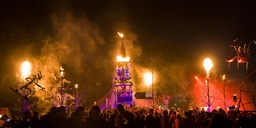
#> input picture im16.jpg, 256 x 128 px, shrunk from 500 x 250 before the run, found by its file name
$ python Laba2Done.py
#> lines starting #> are read from the running program, lines starting #| are printed output that depends on the picture
from PIL import Image, ImageDraw
from scipy.stats import skew, kurtosis
from matplotlib.backends.backend_pdf import PdfPages
import numpy as np
import sys, scipy
from itertools import zip_longest
import statistics as stt
import matplotlib.pyplot as plt
import glob
import fitter
import pickle
from  math import log1p,log10

COLOR = {'Red': 0,
         'Green': 1,
         'Blue': 2}
DIRNAME="D:/10semester/Progonov/Лабораторные работы/mirflickr/"

Mean_Vector_R = []
Mean_Vector_G = []
Mean_Vector_B = []

Var_Vector_R = []
Var_Vector_G = []
Var_Vector_B = []

Skew_Vector_R = []
Skew_Vector_G = []
Skew_Vector_B = []

Kurt_Vector_R = []
Kurt_Vector_G = []
Kurt_Vector_B = []

# Main Function solve problem

def Solve():
    g = open('OutPut2.txt', "w")
    pp = PdfPages("Graph.pdf")
    np.seterr(divide='ignore', invalid='ignore')
    if not sys.warnoptions:
        import warnings
        warnings.simplefilter("ignore")  # ignore some warnings from system
    g.write('Task 1----------------------------------------------\n')
    cnt = 0  # count how many images had taken
    for filename in glob.glob('D:/10semester/Progonov/Лабораторные работы/mirflickr/*.jpg') :
        photo = np.array(Image.open(filename))
        g.write('Output for Image number {}\n\n'.format(cnt + 1))
        for name, num in COLOR.items():
            a = photo[:, :, num].ravel()
            Mean=np.mean(a)
            Var=np.var(a)
            Skew=skew(a)
            Kurt=kurtosis(a)
            g.write('Mean value  of {} channel is : {}\n'.format(name,Mean))
            g.write('The Variance of {} channel is  : {}\n'.format(name,Var))
            g.write('Skewness and Kurtosis of {} channel are : {} {}\n\n'.format(name,Skew, Kurt))
            if num==0:
                Mean_Vector_R.append(round(Mean,3))
                Var_Vector_R.append(round(Var,3))
                Skew_Vector_R.append(round(Skew,3))
                Kurt_Vector_R.append(round(Kurt,3))
            elif num ==1:
                Mean_Vector_G.append(round(Mean, 3))
                Var_Vector_G.append(round(Var, 3))
                Skew_Vector_G.append(round(Skew, 3))
                Kurt_Vector_G.append(round(Kurt, 3))
            else:
                Mean_Vector_B.append(round(Mean, 3))
                Var_Vector_B.append(round(Var,3))
                Skew_Vector_B.append(round(Skew, 3))
                Kurt_Vector_B.append(round(Kurt, 3))
        cnt += 1
        if cnt >= 100:
            break

    MATRIX_MEAN_ARRAY = np.array((Mean_Vector_R, Mean_Vector_G, Mean_Vector_B))
    MATRIX_VAR_ARRAY = np.array(
        (Mean_Vector_R, Mean_Vector_G, Mean_Vector_B, Var_Vector_R, Var_Vector_G, Var_Vector_B))
    MATRIX_SKEW_ARRAY = np.array((Mean_Vector_R, Mean_Vector_G, Mean_Vector_B, Var_Vector_R, Var_Vector_G, Var_Vector_B, Skew_Vector_R, Skew_Vector_G, Skew_Vector_B))
    MATRIX_KURT_ARRAY = np.array((Mean_Vector_R, Mean_Vector_G, Mean_Vector_B, Var_Vector_R, Var_Vector_G, Var_Vector_B, Skew_Vector_R, Skew_Vector_G, Skew_Vector_B, Kurt_Vector_R,
                                       Kurt_Vector_G, Kurt_Vector_B))


    g.write("Size of Matrix Mean Array : {}\n".format((MATRIX_MEAN_ARRAY.shape)))
    g.write("Matrix Mean Array:\n"+str(MATRIX_MEAN_ARRAY)+"\n\n")
    Matrix_Mean_cov=np.cov(np.vstack((Mean_Vector_R, Mean_Vector_G, Mean_Vector_B)))
    g.write("Size of Matrix Covariance Mean Array: {}\n".format(Matrix_Mean_cov.shape))
    g.write('Matrix Covariance Mean Array:\n'+str(Matrix_Mean_cov)+"\n\n")

    g.write("Size of Matrix Mean Array and Variance : {}\n".format((MATRIX_VAR_ARRAY.shape)))
    g.write("Matrix Mean Array and Variance:\n"+str(MATRIX_VAR_ARRAY)+"\n\n")
    Matrix_Var_cov = np.array(np.cov(np.vstack((Mean_Vector_R, Mean_Vector_G, Mean_Vector_B, Var_Vector_R, Var_Vector_G, Var_Vector_B))))
    g.write("Size of Matrix Covariance Mean Array and Variance: {}\n".format(Matrix_Var_cov.shape))
    g.write('Matrix Covariance Mean Array and Variance:\n'+str(Matrix_Var_cov)+'\n\n')

    g.write("Size of Matrix Mean Array, Variance and Skewness : {}\n".format((MATRIX_SKEW_ARRAY.shape)))
    g.write('Matrix Mean Array, Variance and Skewness:\n'+str(MATRIX_SKEW_ARRAY)+'\n\n')
    Matrix_Skew_cov = np.array(np.cov(np.vstack((Mean_Vector_R, Mean_Vector_G, Mean_Vector_B, Var_Vector_R, Var_Vector_G, Var_Vector_B, Skew_Vector_R, Skew_Vector_G, Skew_Vector_B))))
    g.write("Size of Matrix Covariance Mean Array, Variance and Skewness: {}\n".format(Matrix_Skew_cov.shape))
    g.write('Matrix Covariance Mean Array, Variance and Skewness:\n'+str(Matrix_Skew_cov)+'\n\n')

    g.write("Size of Matrix Mean Array, Variance , Skewness and Kurtosis : {}\n".format((MATRIX_KURT_ARRAY.shape)))
    g.write('Matrix Mean Array, Variance , Skewness and Kurtosis:\n' + str(MATRIX_KURT_ARRAY) + '\n\n')
    Matrix_Kurt_cov = np.cov(np.vstack((Mean_Vector_R, Mean_Vector_G, Mean_Vector_B, Var_Vector_R, Var_Vector_G, Var_Vector_B, Skew_Vector_R, Skew_Vector_G, Skew_Vector_B, Kurt_Vector_R, Kurt_Vector_G, Kurt_Vector_B)))
    g.write("Size of Matrix Covariance Mean Array, Variance , Skewness and Kurtosis: {}\n".format(Matrix_Kurt_cov.shape))
    g.write('Matrix Covariance Mean Array, Variance , Skewness and Kurtosis:\n' + str(Matrix_Kurt_cov) + '\n\n')
###################################################################################
    g.write('Task 2--------------------------------------------\n')

    image = Image.open("D:/10semester/Progonov/Лабораторные работы/mirflickr/im16.jpg")
#> image is the input picture: PIL image 256x128 RGB; mean R, G, B 91.5, 47.7, 17.9
    width = image.size[0]
#> width = 256
    height = image.size[1]
#> height = 128
    g.write("Size of image: {}x{}\n".format(width,height))
    draw = ImageDraw.Draw(image)
    pix = image.load()
    R_new = np.zeros((width, height))   #create an empty list with the same size as image
    for i in range(width):
        for j in range(height):
            R_new[i][j] = pix[i,j][0]
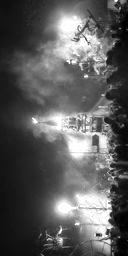
#> R_new: shape (256, 128) float64; min 0, max 255, mean 91.5
    g.write('matrix R_new \n'+str(R_new)+'\n')

    U, S, Vt = np.linalg.svd(R_new)
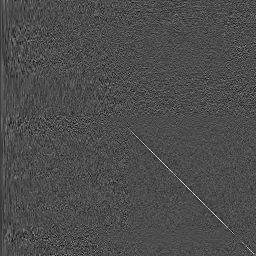
#> U: shape (256, 256) float64; min -0.345, max 0.801, mean -0.000239; drawn with min black and max white
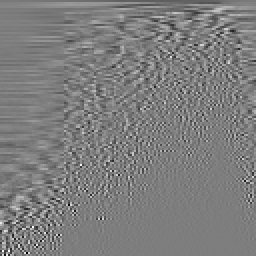
#> Vt: shape (128, 128) float64 (shown 2 times larger); min -0.542, max 0.555, mean -0.00019; drawn with min black and max white
#> S = 128 values, max 19571.1 at index 0, min 2.89 at index 127, mean 408.8

    number=250
    S_add = np.zeros((width, height))  # Create an empty matrix for singular numbers
    for i in range(width):
        for j in range(height):
            if i == j:
                S_add[i][j] = S[i]
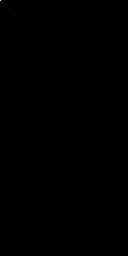
#> S_add: shape (256, 128) float64; min 0, max 19571.1, mean 1.6; drawn with min black and max white
    for i in range(number, width):
        for j in range(number, height):
            S_add[i][j] = 0
    US = np.dot(U, S_add)
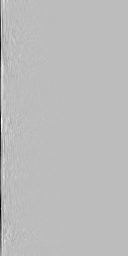
#> US: shape (256, 128) float64; min -1811.9, max 641.8, mean -9; drawn with min black and max white
    restored_matrix = np.dot(US, Vt)
    g.write("Restored matrix :\n{}\n".format(str(restored_matrix)))
    for i in range(width):
        for j in range(height):
            a = int(restored_matrix[i][j])
            b = pix[i, j][1]
            c = pix[i, j][2]
            draw.point((i, j), (a, b, c))

    image.save("RestoredIm16.jpg", "JPEG")
    del draw
    total_error = 0
    for i in range(width):
        for j in range(height):
            diff = abs(R_new[i][j] - restored_matrix[i][j])
            total_error += diff
#> after the loop, total_error = 3.81e-09
    EPS = total_error / (width * height) * 100
#> EPS = 1.16e-11
    g.write('The error of the original matrix and the result: {}%\n'.format(EPS))
    #draw error count
    error_count=[]
    for number in range(min(width,height)+1):
        S_add = np.zeros((width, height))  # Create an empty matrix for singular numbers
        for i in range(width):
            for j in range(height):
                if i == j:
                    S_add[i][j] = S[i]
        for i in range(number, width):
            for j in range(number, height):
                S_add[i][j] = 0
        US = np.dot(U, S_add)
        restored_matrix = np.dot(US, Vt)  # dot of 2 array

        total_error = 0
        for i in range(width):
            for j in range(height):
                diff = abs(R_new[i][j] - restored_matrix[i][j])
                total_error += diff
        EPS = total_error / (width * height) * 100
        error_count.append(log10(EPS))
#> after the loop, error_count = 129 values, max 3.96 at index 0, min -10.93 at index 128, mean 1.86
    x_number_list=list(range(0,min(width,height)+1))
#> x_number_list = 129 values from 0 to 128
    plt.plot(x_number_list,error_count,linewidth=2)
    plt.title('Error count depend on quantity of components\n(after natural logarithm taken) ')
    plt.xlabel('Components')
    plt.ylabel('Error, %')
    plt.yscale('log')
    plt.grid(which='both')
    pp.savefig()
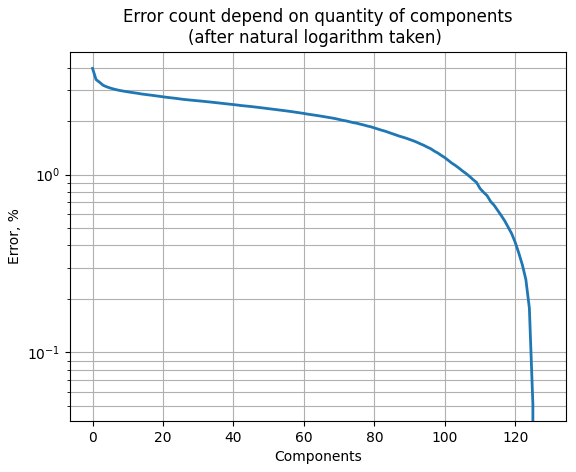
#> figure drawn by matplotlib, 1 panel; curve peaks at x = 0, y = 3.96
    pp.close()

###################################################################################
    # Task 3
    g.write('Task 3-------------------------------------------------------\n')
    def transform_matrix_LR(trans):  #tranform matrix to stochastic matrix from left to right
        for i in range(len(trans)):
            for j in range(len(trans[i])-1):
                k=trans[i][j]
                l=trans[i][j+1]
                Stochastic_matrix[int(k)][int(l)]+=1
        for i in range(256):
            sum_row = 0
            for j in range(256):
                sum_row += Stochastic_matrix[i][j]
            Stochastic_matrix[i] /= sum_row
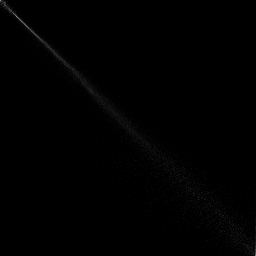
#> Stochastic_matrix: shape (256, 256) float64; min 0, max 0.559, mean 0.00391
    def transform_matrix_RL(trans):  #tranform matrix to stochastic matrix from right to left
        for i in range(len(trans)):
            temp=len(trans[i])
            for j in range(temp-1):
                k=trans[i][temp-j-2]
                l=trans[i][temp-j-1]
                Stochastic_matrix[int(k)][int(l)]+=1
        for i in range(256):
            sum_row = 0
            for j in range(256):
                sum_row += Stochastic_matrix[i][j]
            Stochastic_matrix[i] /= sum_row

    # Stochastic matrix from the left to right
    Stochastic_matrix = np.zeros((256, 256))
    sum1 = 0
    g.write('Stochastic matrix L -> R: \n')
    transform_matrix_LR(R_new)

    g.write(str(Stochastic_matrix)+'\n')
    # Sum of items divided by the number of items
    for i in range(256):
        for j in range(256):
            sum1 += Stochastic_matrix[i][j]
#> after the loop, sum1 = 256
    g.write('Sum of elements divided by the number of lines = {}\n'.format(sum1 / 256))
    Stochastic_matrix=np.linalg.matrix_power(Stochastic_matrix,5)
    g.write('Stochastic matrix after 5 intergration:\n{}\n'.format(str(Stochastic_matrix)))
    Regu = True
    Reku = True
    for i in range(256):
        if Stochastic_matrix[i][i] <= 0:
            Regu = False
            break
        if Stochastic_matrix[i][i] != 1:
            Reku = False
    if Regu == True:
        g.write('Matrix transition is Regular\n')
    else:
        g.write('Matrix trasition is Not regular\n')
    if Reku == True:
        g.write('Matrix transition is Recurrent\n')
    else:
        g.write('Matrix trasition is not Recurrent\n')
    flat = Stochastic_matrix.flatten()
    flat.sort()
    g.write('Minimum value of Stochastic matrix is {}\n'.format(flat[0]))
    if flat[0] > 0:
        g.write('Matrix transition is Irreducible\n')
    else:
        g.write('Matrix transition is not Irreducible\n')

    # Stochastic matrix from the right to left
    Stochastic_matrix = np.zeros((256, 256))
    sum1 = 0
    g.write('Stochastic matrix R -> L: \n')
    transform_matrix_RL(R_new)
    g.write(str(Stochastic_matrix)+'\n')
    #Sum of items divided by the number of items
    for i in range(256):
        for j in range(256):
            sum1 += Stochastic_matrix[i][j]
#> after the loop, sum1 = 256
    g.write('Sum of elements divided by the number of lines = {}\n'.format(sum1 / 256))

    Stochastic_matrix = np.linalg.matrix_power(Stochastic_matrix, 5)
    g.write('Stochastic matrix after 5 intergration:\n{}\n'.format(str(Stochastic_matrix)))
    Regu = True
    Reku = True
    for i in range(256):
        if Stochastic_matrix[i][i] <= 0:
            Regu = False
            break
        if Stochastic_matrix[i][i]!=1:
            Reku = False
    if Regu == True:
        g.write('Matrix transition is Regular\n')
    else:
        g.write('Matrix trasition is Not regular\n')
    if Reku  == True:
        g.write('Matrix transition is Recurrent\n')
    else:
        g.write('Matrix trasition is not Recurrent\n')
    flat = Stochastic_matrix.flatten()
    flat.sort()
    g.write('Minimum value of Stochastic matrix is {}\n'.format(flat[0]))
    if flat[0]>0:
        g.write('Matrix transition is Irreducible\n')
    else:
        g.write('Matrix transition is not Irreducible\n')
    g.close()

Solve()
